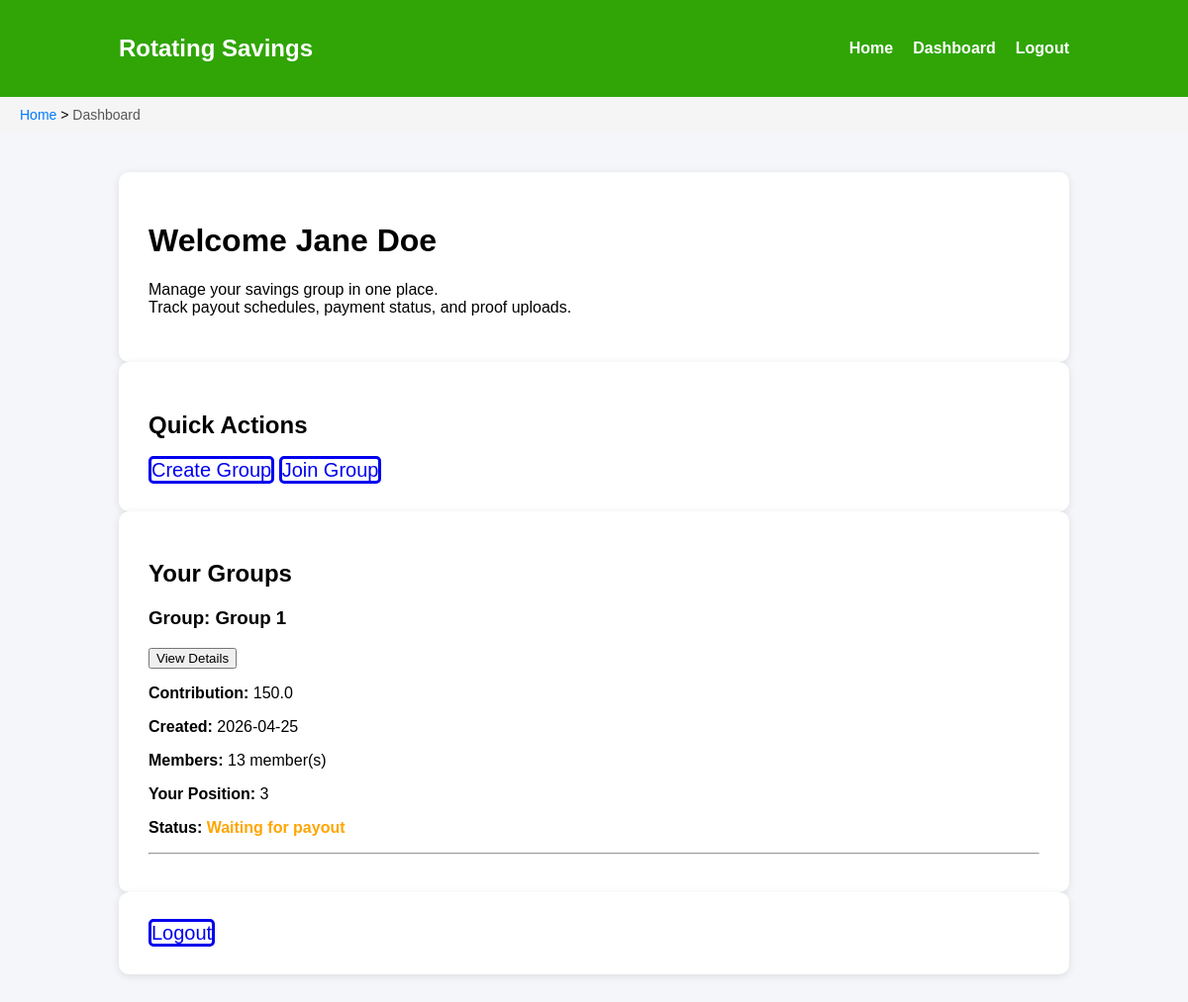
The page /dashboard (signed in) on the database its author committed.
### app/models.py (models this page shows, shortened)
class User(UserMixin, db.Model):
    id = db.Column(db.Integer, primary_key=True)
    full_name = db.Column(db.String(100), nullable=False)
    email = db.Column(db.String(120), unique=True, nullable=False)
    password_hash = db.Column(db.String(255), nullable=False)
    created_at = db.Column(db.DateTime, default=datetime.utcnow)     # Timestamp for account creation
    groups = db.relationship('GroupMember', back_populates='user')
    payments_made = db.relationship('Payment', foreign_keys='Payment.payer_id', backref='payer')
    payouts_received = db.relationship('PayoutSchedule', foreign_keys='PayoutSchedule.recipient_id',
                                       backref='recipient')
    reliability_score =db.Column(db.Float, default=1.0)

class GroupMember(db.Model):
    __table_args__ = (
        db.UniqueConstraint('user_id', 'group_id', name='unique_user_group'),
    )
    id = db.Column(db.Integer, primary_key=True)
    user_id = db.Column(db.Integer, db.ForeignKey('user.id'), nullable=False)
    group_id = db.Column(db.Integer, db.ForeignKey('group.id'), nullable=False)
    payout_position = db.Column(db.Integer)     # Order in which user receives payout (assigned randomly)
    has_received = db.Column(db.Boolean, default=False)      # Tracks whether user already received their payout
    user = db.relationship('User', back_populates='groups')
    group = db.relationship('Group', back_populates='members')

class Group(db.Model):
    id = db.Column(db.Integer, primary_key=True)
    name = db.Column(db.String(100), nullable=False)
    contribution_amount = db.Column(db.Float, nullable=False)      # Amount each member contributes per cycle
    payout_frequency_days = db.Column(db.Integer, default=14) # defines payout cycle frequency
    created_at = db.Column(db.DateTime, default=datetime.utcnow)
    owner_id = db.Column(db.Integer, db.ForeignKey('user.id'), nullable=False)
    members = db.relationship('GroupMember', back_populates='group', cascade="all, delete-orphan")      # All members in this group via GroupMember table
    payouts = db.relationship('PayoutSchedule', backref='group', lazy=True, cascade="all, delete-orphan")     # Payout schedule entries for this group

### app/routes.py (the view)
@main.route('/dashboard')
@login_required
def dashboard():
    memberships = list(current_user.groups)  # already gives GroupMember objects
    breadcrumbs = [
        {"label": "Home", "url": url_for('main.home')},
        {"label": "Dashboard", "url": None}
    ]
    return render_template('dashboard.html', memberships=memberships,
                           breadcrumb=breadcrumbs
                           )

### app/models.py (called while the page is built)
@login.user_loader
def load_user(user_id):
    return User.query.get(int(user_id))

### app/templates/dashboard.html (shortened to what this page needs)
{% extends "base.html" %}
{% block content %}
<div class="card">
    <h1>Welcome {{ current_user.full_name }}</h1>
    <p>
        Manage your savings group in one place.<br>
        Track payout schedules, payment status, and proof uploads.
    </p>
</div>
<div class="dashboard-actions card">
    <h2>Quick Actions</h2>
        <a href="{{ url_for('main.create_group') }}" class="buttons">Create Group</a>
        <a href="{{ url_for('main.groups') }}" class="buttons">Join Group</a>
</div>
<div class="user-groups card">
    <h2>Your Groups</h2>
    {% if memberships %}
        {% for membership in memberships %}
            <div id="group-{{ membership.group.id }}" class="group-card">
                <h3>Group: {{ membership.group.name }}</h3>
                <button class="btn-secondary" onclick="openModal({{ membership.group.id }})">
                    View Details
                </button>
                <p><strong>Contribution:</strong> {{ membership.group.contribution_amount }}</p>
                <p><strong>Created:</strong> {{ membership.group.created_at.strftime('%Y-%m-%d') }}</p>
                <p><strong>Members:</strong> {{ membership.group.members|length }} member(s)</p>
                <p><strong>Your Position:</strong>
                    {{ membership.payout_position if membership.payout_position else "Not assigned" }}
                </p>
                <p><strong>Status:</strong>
                    {% if membership.has_received %}
                        <span style="color: green;"><strong>Received payout</strong></span>
                    {% else %}
                        <span style="color: orange;"><strong>Waiting for payout</strong></span>
                    {% endif %}
                </p>
            </div>
            <hr>
        {% endfor %}
    {% else %}
        <p>You are not in any groups yet.</p>
    {% endif %}
</div>
<div class="logout card">
    <a href="{{ url_for('main.logout') }}" class="buttons">Logout</a>
</div>
{% endblock %}

### app/templates/base.html (shortened to what this page needs)
<!DOCTYPE html>
<html lang="en">
<head>
    <link rel="stylesheet" href="{{ url_for('static', filename='style.css') }}">
</head>
<body>
    <nav class="navbar">
        <div class="nav-container">
            <h1 class="logo">Rotating Savings</h1>
          <ul class="nav-links">
            <li><a href="{{ url_for('main.home') }}">Home</a></li>
            {% if current_user.is_authenticated %}
                <li><a href="{{ url_for('main.dashboard') }}">Dashboard</a></li>
                <li><a href="{{ url_for('main.logout') }}">Logout</a></li>
            {% else %}
                <li><a href="{{ url_for('main.login') }}">Login</a></li>
                <li><a href="{{ url_for('main.register') }}">Register</a></li>
            {% endif %}
        </ul>
        </div>
    </nav>
    <div class="breadcrumb">
        {% if breadcrumb %}
            {% for item in breadcrumb %}
                {% if not loop.last %}
                    <a href="{{ item.url }}">{{ item.label }}</a> &gt;
                {% else %}
                    <span>{{ item.label }}</span>
                {% endif %}
            {% endfor %}
        {% endif %}
    </div>
    <div class="container">
        {% block content %}
        {% endblock %}
    </div>
</body>
</html>

### app/static/style.css (style rules this page uses)
body { font-family: Arial, sans-serif; margin: 0; background-color: #f4f6f9; }
.navbar { background-color: #30a505; padding: 15px 0; }
.nav-container { width: 80%; margin: auto; display: flex; justify-content: space-between; align-items: center; }
.logo { color: white; }
.nav-links { list-style: none; display: flex; gap: 20px; }
.nav-links li a { text-decoration: none; color: white; font-weight: bold; }
.container { width: 80%; margin: 40px auto; }
.card { background: white; padding: 30px; border-radius: 10px; box-shadow: 0 2px 8px rgba(0,0,0,0.1); }
.buttons { font-size: 20px; border: solid; background-color: white; text-decoration: none; text-decoration-color: black; border-radius: 5px; }
.breadcrumb { padding: 10px 20px; font-size: 14px; background: #f5f5f5; }
.breadcrumb a { text-decoration: none; color: #007bff; }
.breadcrumb span { color: #555; }

### rows shown on the page
User: full_name "Jane Doe"
GroupMember: group.name "Group 1", group.contribution_amount "150.0", group.created_at "2026-04-25", group.members|length "13", payout_position "3", has_received "Waiting for payout"

### other values the page prints
{{ item.label }} "Home"
{{ item.label }} "Dashboard"
